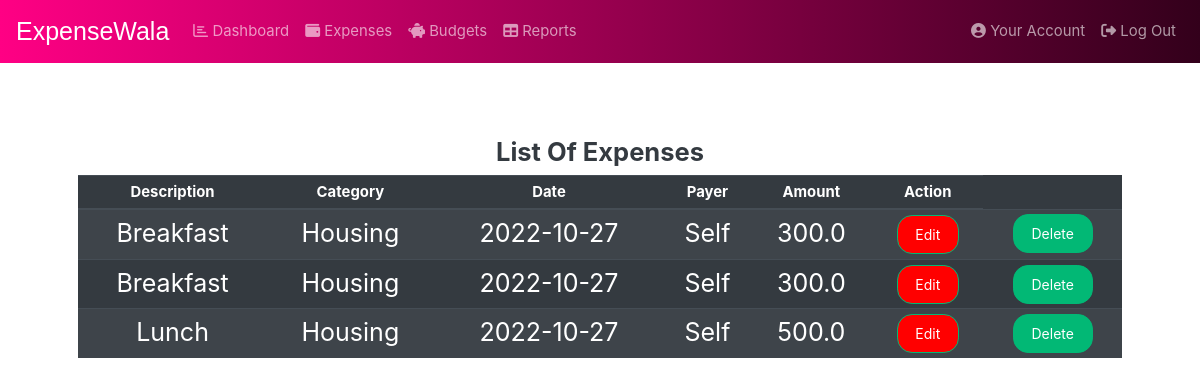
Page /fulltable (signed in) on the earlier database version.
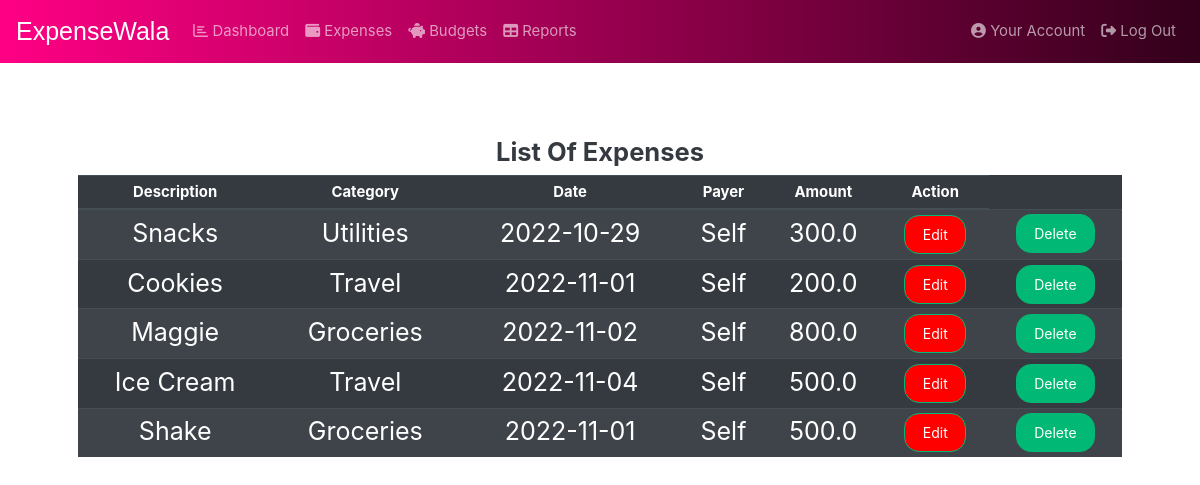
Same page on the later database version.
### app.py (models this page shows, shortened)
class Expense(db.Model):
    __tablename__ = 'expense'
    id = db.Column(db.Integer, primary_key=True, autoincrement=True)
    description = db.Column(db.Text, nullable=False)
    category = db.Column(db.Text, nullable=False)
    expense_date = db.Column(db.Text, nullable=False)
    amount = db.Column(db.Float(100), nullable=False)
    payer = db.Column(db.Text, nullable=False)
    submit_time = db.Column(db.Text, nullable=False)
    user_id = db.Column(db.Integer, db.ForeignKey('users.id'))
    users = db.relationship("Users", backref=backref("users", uselist=False))

### app.py (the view)
@app.route("/fulltable", methods=['GET', 'POST'])
@login_required
def fulltable():
    if "user_id" in session:
        data = Expense.query.filter_by(user_id=session['user_id']).all()
        return render_template('showtable.html', data=data)

### app.py (called while the page is built)
def login_required(test):
    @wraps(test)
    def wrap(*args, **kwargs):
        if 'user_id' in session:
            return test(*args, **kwargs)
        else:
            return redirect(url_for('login'))
    return wrap

### templates/showtable.html (shortened to what this page needs)
<!DOCTYPE html>
<html lang="en">
<head>
    <link href="/static/css/bootstrap.min.css" rel="stylesheet">
    <link rel="stylesheet" type="text/css" href="{{ url_for('static',filename='css/style.css')}}">
    <link href="/static/css/styles.css" rel="stylesheet">
    <link href="https://cdn.datatables.net/1.10.20/css/jquery.dataTables.min.css" type="text/css" rel="stylesheet">
    <link href="https://cdn.datatables.net/buttons/1.6.1/css/buttons.dataTables.min.css" type="text/css" rel="stylesheet">
    <link href="/static/css/expenses.css" type="text/css" rel="stylesheet">
</head>
<body>
    <nav class="navbar navbar-expand-lg navbar-dark bg-dark">
        <a class="navbar-brand" href="/" style="font-family:Arial;font-size: 25px;">ExpenseWala</a>
        <div class="navbar-collapse collapse" id="navbarColor02" style="">
            <ul class="navbar-nav mr-auto">
                <li class="nav-item">
                    <a class="nav-link" href="/home"><i class="far fa-chart-bar"></i> Dashboard</a>
                </li>
                <li class="nav-item">
                    <a class="nav-link" href="/expenses"><i class="fas fa-wallet"></i> Expenses</a>
                </li>
                <li class="nav-item">
                    <a class="nav-link" href="#"><i class="fas fa-piggy-bank"></i> Budgets</a>
                </li>
                <li class="nav-item">
                    <a class="nav-link" href="#"><i class="fas fa-table"></i> Reports</a>
                </li>
            </ul>
            <ul class="navbar-nav ml-auto">
                <li class="nav-item"><a class="nav-link" href="/account"><i class="fas fa-user-circle"></i> Your
                        Account</a></li>
                <li class="nav-item"><a class="nav-link" href="/logout"><i class="fas fa-sign-out-alt"></i> Log Out</a>
                </li>
            </ul>
        </div>
    </nav>
    <main class="container p-5 text-center">
        <br>
    <div class="row">
        <div class="col-12">
            <h4 style="text-align:center">List Of Expenses</h4>
            <div class="table-responsive">
                <table class="table table-hover table-striped table-sm table-dark">
                    <thead>
                        <tr>
                            <th scope="col">Description</th>
                            <th scope="col">Category</th>
                            <th scope="col">Date</th>
                            <th scope="col">Payer</th>
                            <th scope="col">Amount</th>
                            <th scope="col" style="text-align:center" >Action</th>
                        </tr>
                    </thead>
                    <tbody>
                        {% if data %}
                        {% for i in data %}
                        <tr>
                            <td style="font-size:25px;">{{i.description}}</td>
                            <td style="font-size:25px;">{{i.category}}</td>
                            <td style="font-size:25px;">{{i.expense_date}}</td>
                            <td style="font-size:25px;">{{i.payer}}</td>
                            <td style="font-size:25px;">{{i.amount}}</td>
                            <td><a href="/update/{{i.id}}" type="button" class="btn btn-success" style="background-color:red;float:center;">Edit</a></td>
                            <td><a href="/delete/{{i.id}}" class="btn btn-success">Delete</a></td>
                        </tr>
                        {% endfor %}
                        {% endif %}
                    </tbody>
                </table>
            </div>
        </div>
    </div>
    </main>

Differences in the rows shown:
removed Expense: description "Lunch", category "Housing", expense_date "2022-10-27", payer "Self", amount "500.0"
now on this page (row edited): Expense: description "Snacks", category "Utilities", expense_date "2022-10-29", payer "Self", amount "300.0"
changed Expense: description "Breakfast" → "Cookies"; category "Housing" → "Travel"; expense_date "2022-10-27" → "2022-11-01"; amount "300.0" → "200.0"
changed Expense: description "Breakfast" → "Maggie"; category "Housing" → "Groceries"; expense_date "2022-10-27" → "2022-11-02"; amount "300.0" → "800.0"
added Expense: description "Ice Cream", category "Travel", expense_date "2022-11-04", payer "Self", amount "500.0"
added Expense: description "Shake", category "Groceries", expense_date "2022-11-01", payer "Self", amount "500.0"
